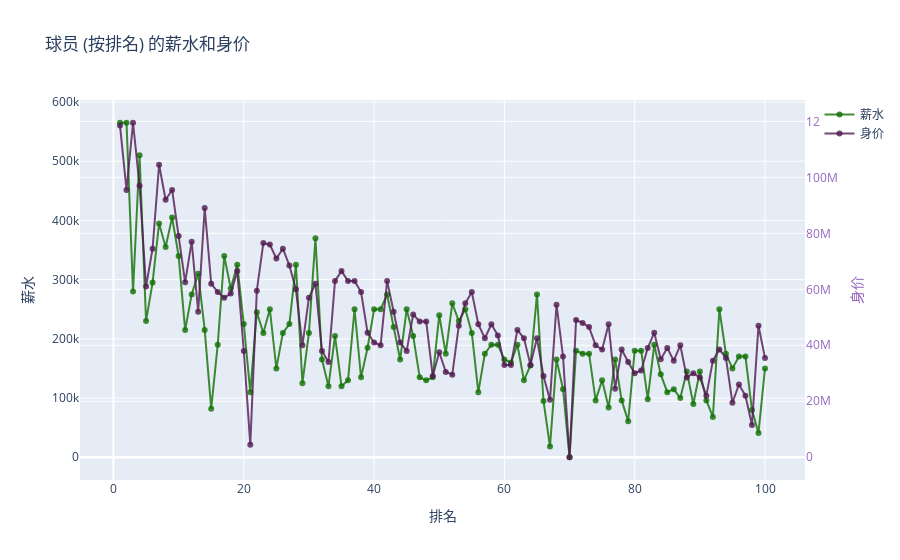

Source (notebook cell):
### Code cell
trace1 = go.Scatter(x = df_.Rank,
                    y = df_.Wage,
                    mode = "lines+markers",
                    name = "薪水",
                    marker = dict(color = 'rgba(16, 112, 2, 0.8)'),
                    text= df_.Name)

trace2 = go.Scatter(x = df_.Rank,
                    y = df_.Value,
                    mode = "lines+markers",
                    name = "身价",
                    marker = dict(color = 'rgba(80, 26, 80, 0.8)'),
                    text= df_.Name,
                    yaxis='y2')

data = [trace1, trace2]
layout = go.Layout(title='球员 (按排名) 的薪水和身价', xaxis=dict(title='排名'),
                   yaxis=dict(title='薪水'), yaxis2=dict(title='身价', 
                                                         titlefont=dict(color='rgb(148, 103, 189)'), 
                                                         tickfont=dict(color='rgb(148, 103, 189)'), 
                                                         overlaying='y', side='right'))

fig = dict(data = data, layout = layout)
iplot(fig)

### Figure 1 — Plotly figure (JSON) as saved in the notebook; plotly's stock layout.template omitted (floating-point values rounded to 4 significant figures)
{"data": [{"marker": {"color": "rgba(16, 112, 2, 0.8)"}, "mode": "lines+markers", "name": "薪水", "text": ["L. Messi", "Cristiano Ronaldo", "Neymar", "L. Suárez", "M. Neuer", "De Gea", "K. De Bruyne", "R. Lewandowski", "E. Hazard", "T. Kroos", "M. Hummels", "G. Higuaín", "Sergio Ramos", "P. Dybala", "J. Oblak", "T. Courtois", "L. Modrić", "David Silva", "S. Agüero", "G. Chiellini", "G. Buffon", "N. Kanté", "H. Kane", "P. Pogba", "A. Griezmann", "C. Eriksen", "Thiago", "A. Sánchez", "D. Godín", "E. Cavani", "G. Bale", "H. Lloris", "S. Handanovič", "M. Salah", "M. Icardi", "M. Verratti", "J. Rodríguez", "L. Insigne", "M. ter Stegen", "Sergio Busquets", "Jordi Alba", "Coutinho", "P. Aubameyang", "J. Boateng", "Marcelo", "M. Özil", "D. Mertens", "M. Hamšík", "Thiago Silva", "Piqué", "A. Robben", "Iniesta", "Casemiro", "Isco", "R. Lukaku", "C. Immobile", "Alex Sandro", "T. Müller", "Azpilicueta", "L. Bonucci", "A. Vidal", "M. Pjanić", "R. Nainggolan", "J. Vertonghen", "I. Rakitić", "Filipe Luís", "Z. Ibrahimović", "L. Sané", "Ederson", "Y. Carrasco", "R. Sterling", "Roberto Firmino", "R. Varane", "K. Koulibaly", "D. Alaba", "Koke", "K. Navas", "K. Manolas", "B. Leno", "N. Otamendi", "N. Matić", "M. Reus", "I. Gündoğan", "T. Alderweireld", "I. Perišić", "E. Džeko", "Diego Costa", "M. Benatia", "Sokratis", "B. Matuidi", "Miranda", "Falcao", "K. Benzema", "Cesc Fàbregas", "F. Ribéry", "V. Kompany", "Fernandinho", "Pepe", "K. Mbappé", "E. Bailly"], "type": "scatter", "x": [1, 2, 3, 4, 5, 6, 7, 8, 9, 10, 11, 12, 13, 14, 15, 16, 17, 18, 19, 20, 21, 22, 23, 24, 25, 26, 27, 28, 29, 30, 31, 32, 33, 34, 35, 36, 37, 38, 39, 40, 41, 42, 43, 44, 45, 46, 47, 48, 49, 50, 51, 52, 53, 54, 55, 56, 57, 58, 59, 60, 61, 62, 63, 64, 65, 66, 67, 68, 69, 70, 71, 72, 73, 74, 75, 76, 77, 78, 79, 80, 81, 82, 83, 84, 85, 86, 87, 88, 89, 90, 91, 92, 93, 94, 95, 96, 97, 98, 99, 100], "y": [565000, 565000, 280000, 510000, 230000, 295000, 395000, 355000, 405000, 340000, 215000, 275000, 310000, 215000, 82000, 190000, 340000, 285000, 325000, 225000, 110000, 245000, 210000, 250000, 150000, 210000, 225000, 325000, 125000, 210000, 370000, 165000, 120000, 205000, 120000, 130000, 250000, 135000, 185000, 250000, 250000, 275000, 220000, 165000, 250000, 205000, 135000, 130000, 135000, 240000, 175000, 260000, 230000, 250000, 210000, 110000, 175000, 190000, 190000, 165000, 160000, 190000, 130000, 155000, 275000, 95000, 18000, 165000, 115000, 0, 180000, 175000, 175000, 96000, 130000, 84000, 165000, 96000, 61000, 180000, 180000, 98000, 190000, 140000, 110000, 115000, 100000, 145000, 90000, 145000, 96000, 68000, 250000, 175000, 150000, 170000, 170000, 80000, 41000, 150000]}, {"marker": {"color": "rgba(80, 26, 80, 0.8)"}, "mode": "lines+markers", "name": "身价", "text": ["L. Messi", "Cristiano Ronaldo", "Neymar", "L. Suárez", "M. Neuer", "De Gea", "K. De Bruyne", "R. Lewandowski", "E. Hazard", "T. Kroos", "M. Hummels", "G. Higuaín", "Sergio Ramos", "P. Dybala", "J. Oblak", "T. Courtois", "L. Modrić", "David Silva", "S. Agüero", "G. Chiellini", "G. Buffon", "N. Kanté", "H. Kane", "P. Pogba", "A. Griezmann", "C. Eriksen", "Thiago", "A. Sánchez", "D. Godín", "E. Cavani", "G. Bale", "H. Lloris", "S. Handanovič", "M. Salah", "M. Icardi", "M. Verratti", "J. Rodríguez", "L. Insigne", "M. ter Stegen", "Sergio Busquets", "Jordi Alba", "Coutinho", "P. Aubameyang", "J. Boateng", "Marcelo", "M. Özil", "D. Mertens", "M. Hamšík", "Thiago Silva", "Piqué", "A. Robben", "Iniesta", "Casemiro", "Isco", "R. Lukaku", "C. Immobile", "Alex Sandro", "T. Müller", "Azpilicueta", "L. Bonucci", "A. Vidal", "M. Pjanić", "R. Nainggolan", "J. Vertonghen", "I. Rakitić", "Filipe Luís", "Z. Ibrahimović", "L. Sané", "Ederson", "Y. Carrasco", "R. Sterling", "Roberto Firmino", "R. Varane", "K. Koulibaly", "D. Alaba", "Koke", "K. Navas", "K. Manolas", "B. Leno", "N. Otamendi", "N. Matić", "M. Reus", "I. Gündoğan", "T. Alderweireld", "I. Perišić", "E. Džeko", "Diego Costa", "M. Benatia", "Sokratis", "B. Matuidi", "Miranda", "Falcao", "K. Benzema", "Cesc Fàbregas", "F. Ribéry", "V. Kompany", "Fernandinho", "Pepe", "K. Mbappé", "E. Bailly"], "type": "scatter", "x": [1, 2, 3, 4, 5, 6, 7, 8, 9, 10, 11, 12, 13, 14, 15, 16, 17, 18, 19, 20, 21, 22, 23, 24, 25, 26, 27, 28, 29, 30, 31, 32, 33, 34, 35, 36, 37, 38, 39, 40, 41, 42, 43, 44, 45, 46, 47, 48, 49, 50, 51, 52, 53, 54, 55, 56, 57, 58, 59, 60, 61, 62, 63, 64, 65, 66, 67, 68, 69, 70, 71, 72, 73, 74, 75, 76, 77, 78, 79, 80, 81, 82, 83, 84, 85, 86, 87, 88, 89, 90, 91, 92, 93, 94, 95, 96, 97, 98, 99, 100], "y": [118500000, 95500000, 119500000, 97000000, 61000000, 74500000, 104500000, 92000000, 95500000, 79000000, 62500000, 77000000, 52000000, 89000000, 62000000, 59000000, 57000000, 58500000, 66500000, 38000000, 4500000, 59500000, 76500000, 76000000, 71000000, 74500000, 68500000, 60000000, 40000000, 57000000, 62000000, 38000000, 34000000, 63000000, 66500000, 63000000, 63000000, 59000000, 44500000, 41000000, 40000000, 63000000, 52000000, 41000000, 38000000, 51000000, 48500000, 48500000, 29000000, 37500000, 30500000, 29500000, 47000000, 55000000, 59000000, 47500000, 42500000, 47500000, 43500000, 33000000, 33000000, 45500000, 42500000, 33000000, 42500000, 29000000, 20500000, 54500000, 36000000, 0, 49000000, 48000000, 46500000, 40000000, 38500000, 47500000, 24500000, 38500000, 34000000, 30000000, 31000000, 39000000, 44500000, 35000000, 39000000, 34500000, 40000000, 28500000, 30000000, 28500000, 22000000, 34500000, 38500000, 35500000, 19500000, 26000000, 22000000, 11500000, 47000000, 35500000], "yaxis": "y2"}], "layout": {"title": {"text": "球员 (按排名) 的薪水和身价"}, "xaxis": {"title": {"text": "排名"}}, "yaxis": {"title": {"text": "薪水"}}, "yaxis2": {"overlaying": "y", "side": "right", "tickfont": {"color": "rgb(148, 103, 189)"}, "title": {"font": {"color": "rgb(148, 103, 189)"}, "text": "身价"}}}}
